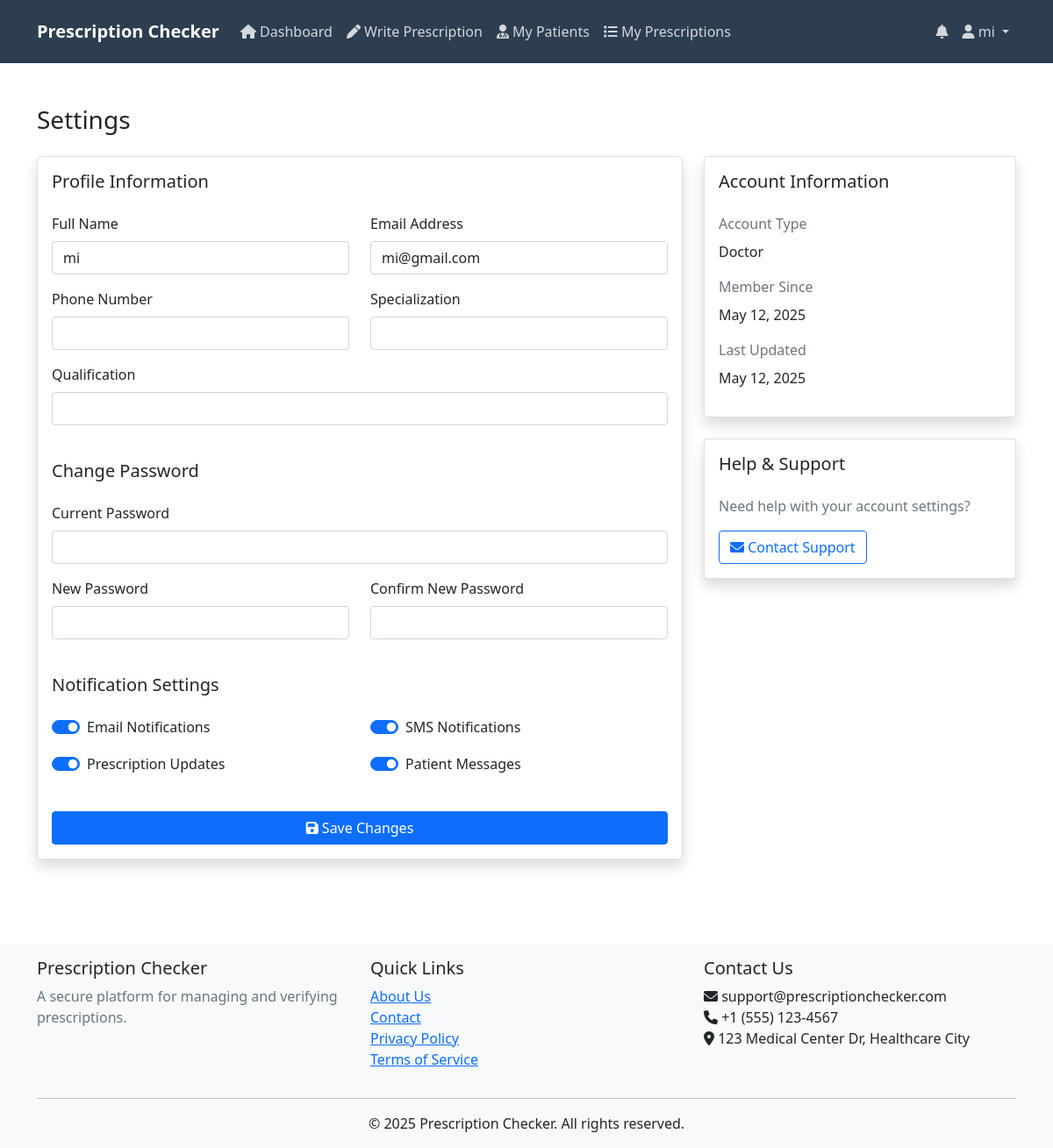
The page /doctor/settings.php (signed in) on the database its author committed.
### tables this page shows
CREATE TABLE `users` (
  `id` int(11) NOT NULL,
  `name` varchar(100) NOT NULL,
  `email` varchar(100) NOT NULL,
  `password` varchar(255) NOT NULL,
  `role` enum('patient','doctor','pharmacist','admin') NOT NULL,
  `medical_id` varchar(50) DEFAULT NULL,
  `reset_token` varchar(64) DEFAULT NULL,
  `reset_token_expiry` datetime DEFAULT NULL,
  `created_at` datetime DEFAULT current_timestamp(),
  `updated_at` datetime DEFAULT current_timestamp() ON UPDATE current_timestamp()
);

CREATE TABLE `user_settings` (
  `id` int(11) NOT NULL,
  `user_id` int(11) NOT NULL,
  `email_notifications` tinyint(1) NOT NULL DEFAULT 1,
  `sms_notifications` tinyint(1) NOT NULL DEFAULT 1,
  `prescription_updates` tinyint(1) NOT NULL DEFAULT 1,
  `patient_messages` tinyint(1) NOT NULL DEFAULT 1,
  `created_at` timestamp NOT NULL DEFAULT current_timestamp(),
  `updated_at` timestamp NOT NULL DEFAULT current_timestamp() ON UPDATE current_timestamp()
);

### doctor/settings.php (the view, shortened to what this page needs)
<?php
require_once '../config/database.php';
$user_id = $_SESSION['user_id'];
$sql = "SELECT u.*, dp.phone, dp.specialization, dp.qualification, us.*
        FROM users u
        LEFT JOIN doctor_profiles dp ON u.id = dp.user_id
        LEFT JOIN user_settings us ON u.id = us.user_id
        WHERE u.id = ?";
$stmt = mysqli_prepare($conn, $sql);
mysqli_stmt_bind_param($stmt, "i", $user_id);
mysqli_stmt_execute($stmt);
$result = mysqli_stmt_get_result($stmt);
$doctor = mysqli_fetch_assoc($result);
include '../includes/header.php';
?>
<div class="container py-4">
    <div class="d-flex justify-content-between align-items-center mb-4">
        <h1 class="h3 mb-0">Settings</h1>
    </div>
    <div class="row">
        <div class="col-md-8">
            <div class="card shadow mb-4">
                <div class="card-body">
                    <form method="POST" id="settingsForm">
                        <h5 class="card-title mb-4">Profile Information</h5>
                        <div class="row mb-4">
                            <div class="col-md-6 mb-3">
                                <label for="name" class="form-label">Full Name</label>
                                <input type="text" class="form-control" id="name" name="name"
                                       value="<?php echo htmlspecialchars($doctor['name']); ?>" required>
                            </div>
                            <div class="col-md-6 mb-3">
                                <label for="email" class="form-label">Email Address</label>
                                <input type="email" class="form-control" id="email" name="email"
                                       value="<?php echo htmlspecialchars($doctor['email']); ?>" required>
                            </div>
                            <div class="col-md-6 mb-3">
                                <label for="phone" class="form-label">Phone Number</label>
                                <input type="tel" class="form-control" id="phone" name="phone"
                                       value="<?php echo htmlspecialchars($doctor['phone'] ?? ''); ?>">
                            </div>
                            <div class="col-md-6 mb-3">
                                <label for="specialization" class="form-label">Specialization</label>
                                <input type="text" class="form-control" id="specialization" name="specialization"
                                       value="<?php echo htmlspecialchars($doctor['specialization'] ?? ''); ?>">
                            </div>
                            <div class="col-md-12 mb-3">
                                <label for="qualification" class="form-label">Qualification</label>
                                <input type="text" class="form-control" id="qualification" name="qualification"
                                       value="<?php echo htmlspecialchars($doctor['qualification'] ?? ''); ?>">
                            </div>
                        </div>
                        <h5 class="card-title mb-4">Change Password</h5>
                        <div class="row mb-4">
                            <div class="col-md-12 mb-3">
                                <label for="current_password" class="form-label">Current Password</label>
                                <input type="password" class="form-control" id="current_password" name="current_password">
                            </div>
                            <div class="col-md-6 mb-3">
                                <label for="new_password" class="form-label">New Password</label>
                                <input type="password" class="form-control" id="new_password" name="new_password">
                            </div>
                            <div class="col-md-6 mb-3">
                                <label for="confirm_password" class="form-label">Confirm New Password</label>
                                <input type="password" class="form-control" id="confirm_password" name="confirm_password">
                            </div>
                        </div>
                        <h5 class="card-title mb-4">Notification Settings</h5>
                        <div class="row mb-4">
                            <div class="col-md-6 mb-3">
                                <div class="form-check form-switch">
                                    <input class="form-check-input" type="checkbox" id="email_notifications"
                                           name="email_notifications" <?php echo ($doctor['email_notifications'] ?? 1) ? 'checked' : ''; ?>>
                                    <label class="form-check-label" for="email_notifications">Email Notifications</label>
                                </div>
                            </div>
                            <div class="col-md-6 mb-3">
                                <div class="form-check form-switch">
                                    <input class="form-check-input" type="checkbox" id="sms_notifications"
                                           name="sms_notifications" <?php echo ($doctor['sms_notifications'] ?? 1) ? 'checked' : ''; ?>>
                                    <label class="form-check-label" for="sms_notifications">SMS Notifications</label>
                                </div>
                            </div>
                            <div class="col-md-6 mb-3">
                                <div class="form-check form-switch">
                                    <input class="form-check-input" type="checkbox" id="prescription_updates"
                                           name="prescription_updates" <?php echo ($doctor['prescription_updates'] ?? 1) ? 'checked' : ''; ?>>
                                    <label class="form-check-label" for="prescription_updates">Prescription Updates</label>
                                </div>
                            </div>
                            <div class="col-md-6 mb-3">
                                <div class="form-check form-switch">
                                    <input class="form-check-input" type="checkbox" id="patient_messages"
                                           name="patient_messages" <?php echo ($doctor['patient_messages'] ?? 1) ? 'checked' : ''; ?>>
                                    <label class="form-check-label" for="patient_messages">Patient Messages</label>
                                </div>
                            </div>
                        </div>
                        <div class="d-grid">
                            <button type="submit" class="btn btn-primary">
                                <i class="fas fa-save"></i> Save Changes
                            </button>
                        </div>
                    </form>
                </div>
            </div>
        </div>
        <div class="col-md-4">
            <div class="card shadow mb-4">
                <div class="card-body">
                    <h5 class="card-title mb-4">Account Information</h5>
                    <div class="mb-3">
                        <label class="form-label text-muted">Account Type</label>
                        <p class="mb-0">Doctor</p>
                    </div>
                    <div class="mb-3">
                        <label class="form-label text-muted">Member Since</label>
                        <p class="mb-0"><?php echo date('F d, Y', strtotime($doctor['created_at'])); ?></p>
                    </div>
                    <div class="mb-3">
                        <label class="form-label text-muted">Last Updated</label>
                        <p class="mb-0"><?php echo date('F d, Y', strtotime($doctor['updated_at'])); ?></p>
                    </div>
                </div>
            </div>
            <div class="card shadow">
                <div class="card-body">
                    <h5 class="card-title mb-4">Help & Support</h5>
                    <p class="text-muted mb-3">Need help with your account settings?</p>
                    <a href="../contact.php" class="btn btn-outline-primary">
                        <i class="fas fa-envelope"></i> Contact Support
                    </a>
                </div>
            </div>
        </div>
    </div>
</div>
<?php include '../includes/footer.php'; ?>

### rows shown on the page
users: name "mi", email "mi@gmail.com", user_settings.created_at "May 12, 2025", user_settings.updated_at "May 12, 2025"
user_settings: email_notifications "☑", sms_notifications "☑", prescription_updates "☑", patient_messages "☑"

### other values the page prints
$_SESSION['name'] "mi"
